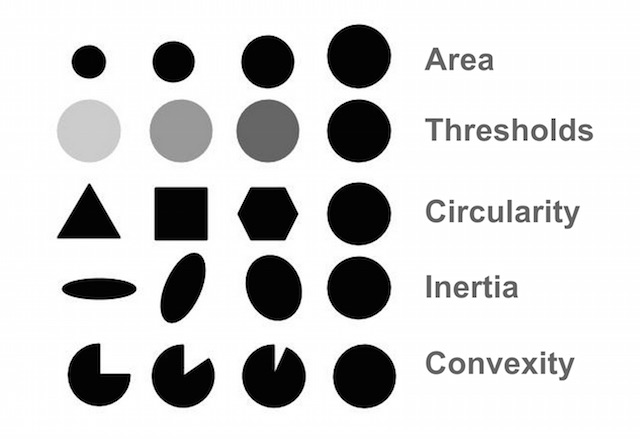
#> input picture BlobTest.jpg, 640 x 439 px
$ python morphology.py ../BlobTest.jpg
#> lines starting #> are read from the running program, lines starting #| are printed output that depends on the picture
#!/usr/bin/env python

'''
Morphology operations.

Usage:
  morphology.py [<image>]

Keys:
  1   - change operation
  2   - change structure element shape
  ESC - exit
'''

# Python 2/3 compatibility
from __future__ import print_function

import sys

PY3 = sys.version_info[0] == 3

import cv2


if __name__ == '__main__':
    print(__doc__)

    import sys
    from itertools import cycle
    from Playground.common import draw_str

    try:
        fn = sys.argv[1]
    except:
        fn = '../data/baboon.jpg'

    img = cv2.imread(fn)
#> img is the input picture: shape (439, 640, 3); min 0, max 255, mean 210.3

    if img is None:
        print('Failed to load image file:', fn)
        sys.exit(1)

    cv2.imshow('original', img)

    modes = cycle(['erode/dilate', 'open/close', 'blackhat/tophat', 'gradient'])
    str_modes = cycle(['ellipse', 'rect', 'cross'])

    if PY3:
        cur_mode = next(modes)
        cur_str_mode = next(str_modes)
    else:
        cur_mode = modes.next()
        cur_str_mode = str_modes.next()

    def update(dummy=None):
        sz = cv2.getTrackbarPos('op/size', 'morphology')
        iters = cv2.getTrackbarPos('iters', 'morphology')
        opers = cur_mode.split('/')
        if len(opers) > 1:
            sz = sz - 10
            op = opers[sz > 0]
            sz = abs(sz)
        else:
            op = opers[0]
        sz = sz*2+1

        str_name = 'MORPH_' + cur_str_mode.upper()
        oper_name = 'MORPH_' + op.upper()
        st = cv2.getStructuringElement(getattr(cv2, str_name), (sz, sz))
        res = cv2.morphologyEx(img, getattr(cv2, oper_name), st, iterations=iters)
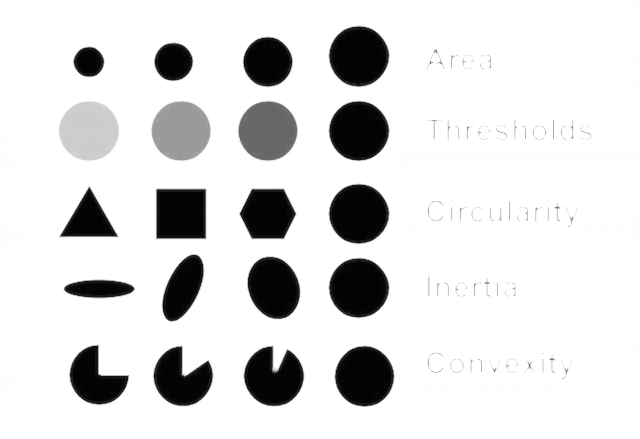
#> res: shape (439, 640, 3); min 3, max 255, mean 220.4

        draw_str(res, (10, 20), 'mode: ' + cur_mode)
#> (this line was passed over: Playground is not available in this run)
        draw_str(res, (10, 40), 'operation: ' + oper_name)
#> (this line was passed over: Playground is not available in this run)
        draw_str(res, (10, 60), 'structure: ' + str_name)
#> (this line was passed over: Playground is not available in this run)
        draw_str(res, (10, 80), 'ksize: %d  iters: %d' % (sz, iters))
#> (this line was passed over: Playground is not available in this run)
        cv2.imshow('morphology', res)

    cv2.namedWindow('morphology')
    cv2.createTrackbar('op/size', 'morphology', 12, 20, update)
    cv2.createTrackbar('iters', 'morphology', 1, 10, update)
    update()
    while True:
        ch = 0xFF & cv2.waitKey()
#> (key Esc is pressed here)
        if ch == 27:
            break
        if ch == ord('1'):
            if PY3:
                cur_mode = next(modes)
            else:
                cur_mode = modes.next()
        if ch == ord('2'):
            if PY3:
                cur_str_mode = next(str_modes)
            else:
                cur_str_mode = str_modes.next()
        update()
    cv2.destroyAllWindows()
